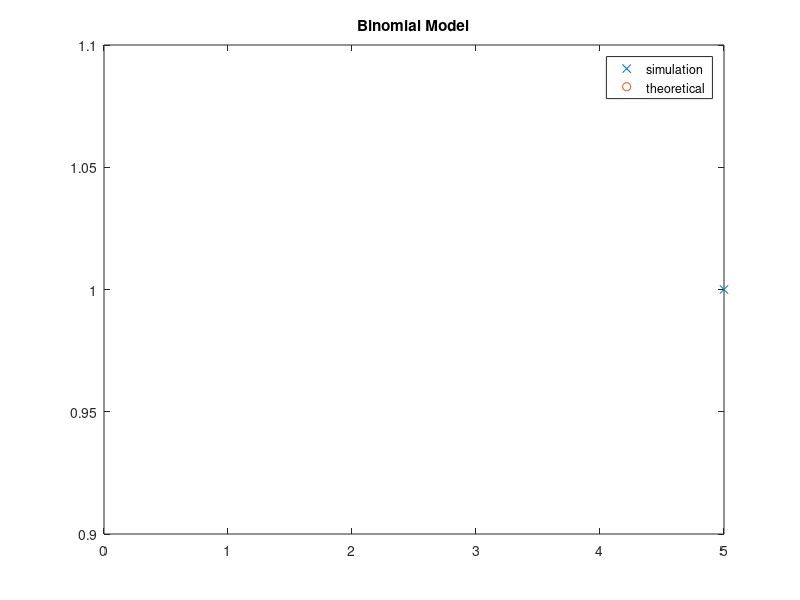

The MATLAB script that drew this image:
clear all
clc
pause(1)

S = input("What is the number of simulations=");
p=input("Prob of success=");
n=input("Number of trials=");

U=rand(n, S);
X=sum(U<p);

U_x = unique(X);
n_X = hist(X, length(U_x)); 
rel_freq=n_X/S;

[U_x; rel_freq]
plot(U_x, rel_freq, 'x');
hold on;
plot(0:n, binopdf(0:n, n, p), 'o');
hold off;

title("Binomial Model");
legend("simulation", "theoretical");